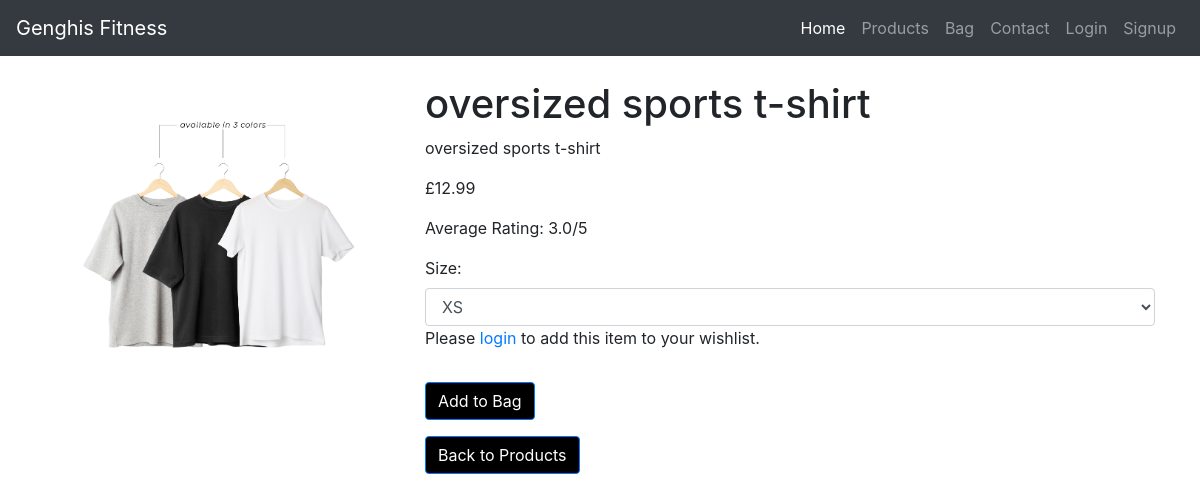
The app's page /products/product/2/ with its own data.
### products/models.py (models this page shows)
class Product(models.Model):
    name = models.CharField(max_length=100)
    description = models.TextField()
    price = models.DecimalField(max_digits=10, decimal_places=2)
    image = models.ImageField(upload_to='products/')
    created_at = models.DateTimeField(auto_now_add=True)
    category = models.ForeignKey('Category', on_delete=models.CASCADE, related_name='products')
    has_sizes = models.BooleanField(default=False, null=True, blank=True)

### products/views.py (the view, shortened to what this page needs)
# urls.py: path('product/<int:pk>/', ProductDetailView.as_view(), name='product_detail'),
class ProductDetailView(DetailView):
    model = Product
    template_name = 'products/product_detail.html'
    context_object_name = 'product'
    def get_context_data(self, **kwargs):
        context = super().get_context_data(**kwargs)
        product = self.get_object()
        average_rating = product.product_ratings.aggregate(average_rating=Avg('rating')).get('average_rating')
        context['average_rating'] = round(average_rating, 1) if average_rating is not None else 0
        context['has_rated'] = False
        if self.request.user.is_authenticated:
            existing_rating = ProductRating.objects.filter(product=product, user=self.request.user).first()
            if existing_rating:
                context['has_rated'] = True
        return context

### context/bag_processor.py (called while the page is built, shortened)
def bag_contents(request):
    bag_items = []
    total = 0
    product_count = 0
    bag = request.session.get('bag', {})
    context = {
        'bag_items': bag_items,
        'total': total,
        'product_count': product_count,
        'grand_total': total,
    }
    return context

### products/templates/products/product_detail.html (shortened to what this page needs)
{% extends "base.html" %}
{% load static %}
{% block content %}
<div class="container">
    <div class="row">
        <div class="col-md-4">
            <img src="{{ product.image.url }}" class="img-fluid" alt="Product Image">
        </div>
        <div class="col-md-8">
            <h1 class="mt-4">{{ product.name }}</h1>
            <p>{{ product.description }}</p>
            <p class="card-price">£{{ product.price }}</p>
            <p>Average Rating: {{ average_rating|floatformat:1 }}/5</p>
            {% if user.is_authenticated %}
                {% if not has_rated %}
                    <form method="post" action="{% url 'products:rate_product' product.pk %}">
                        {% csrf_token %}
                        <div class="form-group">
                            <label for="rating">Rate this product:</label>
                            <select class="form-control" id="rating" name="rating">
                                <option value="1">1 star</option>
                                <option value="2">2 stars</option>
                                <option value="3">3 stars</option>
                                <option value="4">4 stars</option>
                                <option value="5">5 stars</option>
                            </select>
                        </div>
                        <button type="submit" class="btn btn-primary">Submit Rating</button>
                    </form>
                {% else %}
                    <p>You have already rated this product.</p>
                {% endif %}
                <form class="add-to-cart-form" method="POST" action="{% url 'bag:add_to_bag' item_id=product.pk %}">
                    {% csrf_token %}
                    <input type="hidden" name="product_id" value="{{ product.pk }}">
                    <input type="hidden" name="quantity" value="1">
                    <input type="hidden" name="redirect_url" value="{{ request.path }}">
                    {% if product.has_sizes %}
                        <label for="product_size">Size:</label>
                        <select name="product_size" id="product_size" class="form-control">
                            <option value="XS">XS</option>
                            <option value="S">S</option>
                            <option value="M">M</option>
                            <option value="L">L</option>
                            <option value="XL">XL</option>
                        </select>
                    {% endif %}
                    <button type="submit" class="btn btn-primary mt-3">Add to Bag</button>
                </form>
                <form class="add-to-wishlist-form" method="POST" action="{% url 'wishlist:add_to_wishlist' product_id=product.pk %}">
                    {% csrf_token %}
                    <input type="hidden" name="product_id" value="{{ product.pk }}">
                    <input type="hidden" name="redirect_url" value="{{ request.path }}">
                    {% if product.has_sizes %}
                        <div class="form-group">
                            <label for="product_size">Size:</label>
                            <select name="size" id="product_size" class="form-control" required>
                                <option value="XS">XS</option>
                                <option value="S">S</option>
                                <option value="M">M</option>
                                <option value="L">L</option>
                                <option value="XL">XL</option>
                            </select>
                        </div>
                    {% endif %}
                    <button type="submit" class="btn btn-primary mt-3">Add to Wishlist</button>
                </form>
            {% else %}
                <form class="add-to-cart-form" method="POST" action="{% url 'bag:add_to_bag' item_id=product.pk %}">
                    {% if product.has_sizes %}
                        <label for="product_size">Size:</label>
                        <select name="product_size" id="product_size" class="form-control">
                            <option value="XS">XS</option>
                        </select>
                    {% endif %}
                    <p>Please <a href="{% url 'account_login' %}">login</a> to add this item to your wishlist.</p>
                    <button type="submit" class="btn btn-primary mt-3">Add to Bag</button>
                </form>
            {% endif %}
            <div class="mt-3">
                <a href="{% url 'products:product_list' %}" class="btn btn-primary">Back to Products</a>
            </div>
        </div>
    </div>
</div>
{% endblock %}

### static/css/base.css (style rules this page uses)
body, html { height: 100%; margin: 0; padding: 0; }
.btn-primary { background-color: black; color: white; }

### records on screen
Product: image (picture), name "oversized sports t-shirt", description "oversized sports t-shirt", price "12.99"

### other values on screen
{{ average_rating|floatformat:1 }} "3.0"
